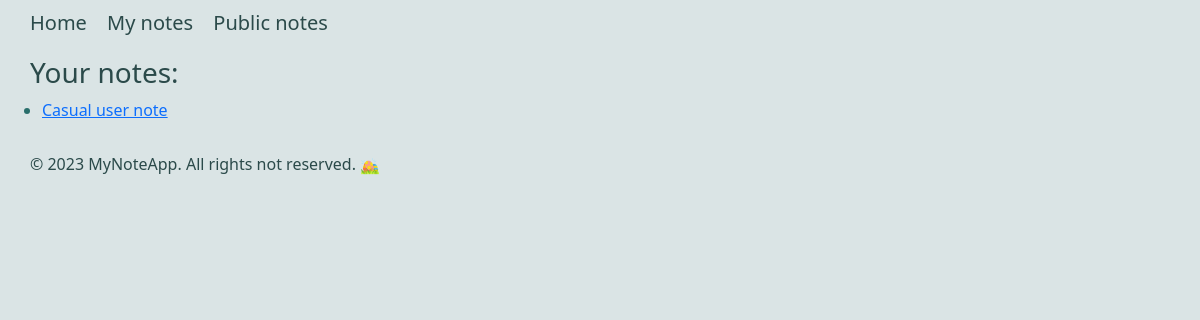
The app's page /my_notes/ (signed in), older data.
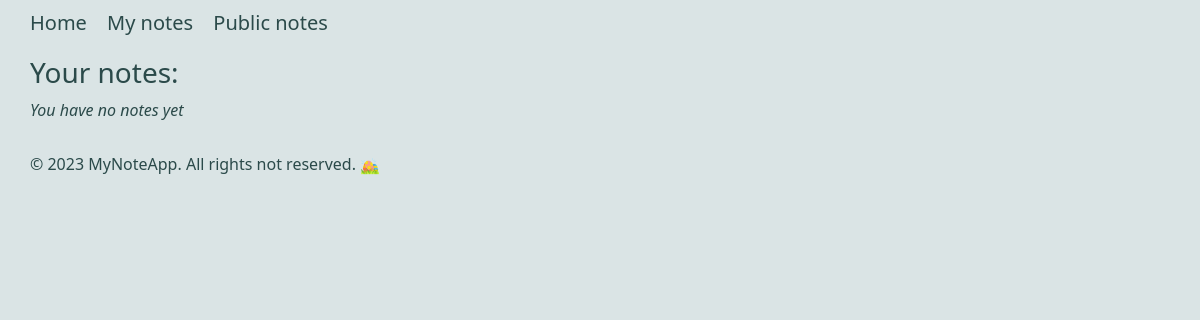
The same page, newer data.
### notes/models.py (models this page shows, shortened)
class Note(models.Model):
    title = models.CharField(max_length=200)
    text = models.TextField()
    created_date = models.DateTimeField(auto_now_add=True)
    upd_date = models.DateTimeField(auto_now=True)
    reminder = models.DateTimeField(null=True, blank=True)
    author = models.ForeignKey(User, on_delete=models.CASCADE)
    category = models.ForeignKey(Category, on_delete=models.CASCADE, related_name='notes', null=True, blank=True)
    public = models.BooleanField(default=False)

### notes/views.py (the view)
# urls.py: path('my_notes/', views.my_notes, name='my_notes'),
def my_notes(request):
    if not request.user.is_authenticated:
        messages.error(request, "You must be logged in to view your notes.")
        return redirect('notes:login')
    notes = Note.objects.filter(author=request.user)
    context = {'notes': notes}
    return render(request, 'notes/my_notes.html', context)

### notes/templates/notes/my_notes.html
{%  extends 'base.html' %}
{% block content %}
    <h3>Your notes:</h3>
    {% if notes %}
        <ul>
            {% for user_note in notes %}
                <li><a href="{% url 'notes:note_detail' user_note.id %}">{{ user_note.title }}</a></li>
            {% endfor %}
        </ul>
    {% else %}
        <p style="font-style: italic">You have no notes yet</p>
    {% endif %}
{% endblock %}

Row changes from the older to the newer data that the page shows:
removed Note: title "Casual user note"
Text that changed along with them:
text now shown: "You have no notes yet"
